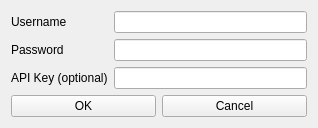
<?xml version="1.0" encoding="UTF-8"?>
<ui version="4.0">
 <class>Form</class>
 <widget class="QWidget" name="Form">
  <property name="geometry">
   <rect>
    <x>0</x>
    <y>0</y>
    <width>318</width>
    <height>123</height>
   </rect>
  </property>
  <property name="windowTitle">
   <string>Form</string>
  </property>
  <layout class="QVBoxLayout" name="verticalLayout">
   <item>
    <layout class="QFormLayout" name="formLayout_2">
     <item row="0" column="0">
      <widget class="QLabel" name="lbl_uname">
       <property name="text">
        <string>Username</string>
       </property>
      </widget>
     </item>
     <item row="0" column="1">
      <widget class="QLineEdit" name="ln_uname"/>
     </item>
     <item row="1" column="0">
      <widget class="QLabel" name="lbl_pword">
       <property name="text">
        <string>Password</string>
       </property>
      </widget>
     </item>
     <item row="1" column="1">
      <widget class="QLineEdit" name="ln_pword"/>
     </item>
     <item row="2" column="0">
      <widget class="QLabel" name="lbl_api">
       <property name="text">
        <string>API Key (optional)</string>
       </property>
      </widget>
     </item>
     <item row="2" column="1">
      <widget class="QLineEdit" name="ln_api"/>
     </item>
    </layout>
   </item>
   <item>
    <layout class="QHBoxLayout" name="horizontalLayout">
     <item>
      <widget class="QPushButton" name="psh_go">
       <property name="text">
        <string>OK</string>
       </property>
      </widget>
     </item>
     <item>
      <widget class="QPushButton" name="psh_cncl">
       <property name="text">
        <string>Cancel</string>
       </property>
      </widget>
     </item>
    </layout>
   </item>
  </layout>
 </widget>
 <resources/>
 <connections/>
</ui>
